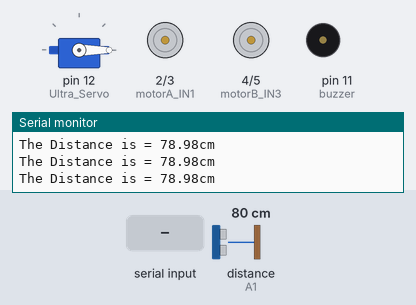
Bench run of a sketch on a simulated Arduino Uno, built with avr-gcc and run on an emulated ATmega328P. On the bench: servo, motor-driver pin pairs drawn as motors (green arrow = first pin HIGH = forward, orange = second pin HIGH = backward, longer = more drive, scaled by the enable pin), buzzer (waves = sounding, pin HIGH), the last lines printed to the serial monitor. Wiring (inferred from the names in the program): ultrasonic range finder: trigger A0; echo A1. The test bench sets the inputs (shaded band); at power-on: distance to the obstacle (sensor on A1) 80 cm. The echo pulse lasts 58.3 µs per cm; pins used as bus, display or sensor lines are not drawn.

Above: at 1.2 s.
1.3 s: "h" received over Serial
At 1.49 s:
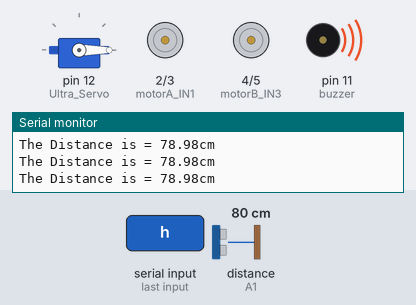
4.3 s: "f" received over Serial
At 5.0 s:
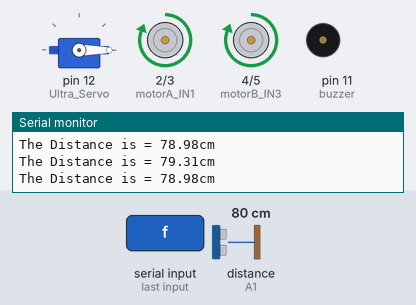
5.8 s: "b" received over Serial
At 6.9 s:
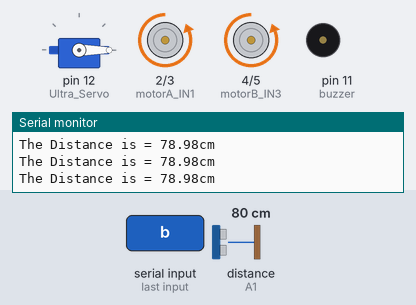
7.3 s: "r" received over Serial
At 8.5 s:
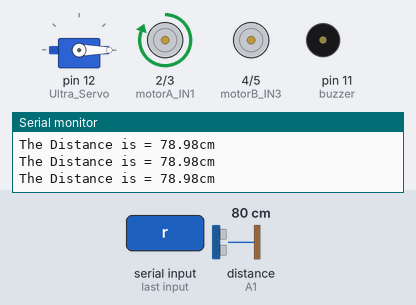
8.8 s: "l" received over Serial
At 9.2 s:
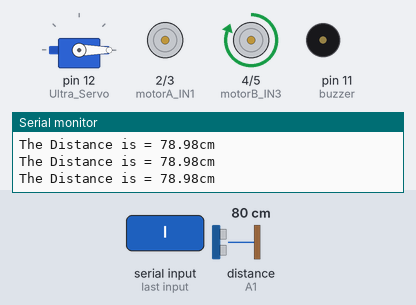
10.3 s: distance to the obstacle (sensor on A1) set to 17 cm
13.3 s: distance to the obstacle (sensor on A1) set to 14 cm
Timing chart, 0 to 16.3 s (numbered marks = the images above; inputs shaded):
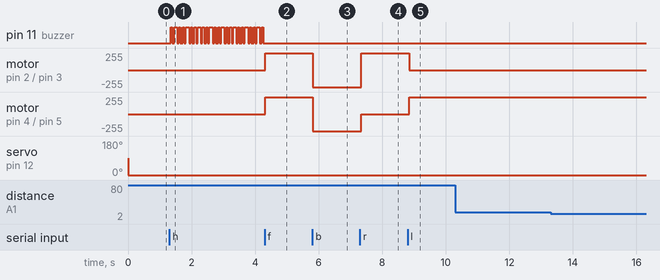

The sketch:

My4WDCar.ino
```cpp
#include <Servo.h>

Servo Ultra_Servo;

int trig = A0;
int echo = A1;
float distance;
float duration;
int motorA_IN1 = 2;
int motorA_IN2 = 3;
int motorB_IN3 = 4;
int motorB_IN4 = 5;
int motorA_ENA_PWM = 9;
int motorB_ENB_PWM = 10;
int buzzer = 11;
char input;
//int speed = 150;

void setup() {

  Serial.begin(9600);

  Ultra_Servo.attach(12);
  pinMode(trig, OUTPUT);
  pinMode(echo, INPUT);
  pinMode(motorA_IN1, OUTPUT);
  pinMode(motorA_IN2, OUTPUT);
  pinMode(motorB_IN3, OUTPUT);
  pinMode(motorB_IN4, OUTPUT);
  pinMode(motorA_ENA_PWM, OUTPUT);
  pinMode(motorB_ENB_PWM, OUTPUT);
  pinMode(buzzer, OUTPUT);
 }

void loop() {

  if(Serial.available()!=0)
  {
   input=Serial.read();
  }

  if(input == 'f'){

    analogWrite(motorA_ENA_PWM, 255);
    analogWrite(motorB_ENB_PWM, 255);

    digitalWrite(motorA_IN1, HIGH);
    digitalWrite(motorA_IN2, LOW);
    digitalWrite(motorB_IN3, HIGH);
    digitalWrite(motorB_IN4, LOW);
    delay(1);
    }

    else if(input == 'b'){

    analogWrite(motorA_ENA_PWM, 255);
    analogWrite(motorB_ENB_PWM, 255);

    digitalWrite(motorA_IN1, LOW);
    digitalWrite(motorA_IN2, HIGH);
    digitalWrite(motorB_IN3, LOW);
    digitalWrite(motorB_IN4, HIGH);
    }

    else if(input == 'r'){

    analogWrite(motorA_ENA_PWM, 255);
    analogWrite(motorB_ENB_PWM, 255);

    digitalWrite(motorA_IN1, HIGH);
    digitalWrite(motorA_IN2, LOW);
    digitalWrite(motorB_IN3, LOW);
    digitalWrite(motorB_IN4, LOW);
    }

    else if(input == 'l'){

    analogWrite(motorA_ENA_PWM, 255);
    analogWrite(motorB_ENB_PWM, 255);

    digitalWrite(motorA_IN1, LOW);
    digitalWrite(motorA_IN2, LOW);
    digitalWrite(motorB_IN3, HIGH);
    digitalWrite(motorB_IN4, LOW);
    }

    else if(input == 's'){

    analogWrite(motorA_ENA_PWM, 0);
    analogWrite(motorB_ENB_PWM, 0);

    digitalWrite(motorA_IN1, LOW);
    digitalWrite(motorA_IN2, LOW);
    digitalWrite(motorB_IN3, LOW);
    digitalWrite(motorB_IN4, LOW);
    }
    delay(1);

    if(input == 'h'){
      digitalWrite(buzzer, HIGH);
      delay(50);
      digitalWrite(buzzer, LOW);
      delay(50);
      digitalWrite(buzzer, HIGH);
      delay(100);
      digitalWrite(buzzer, LOW);
      delay(50);
      digitalWrite(buzzer, HIGH);
      delay(50);
      digitalWrite(buzzer, LOW);
      delay(50);
    }
    delay(1);


    for(int i=0; i<=0; i=i+2){

      Ultra_Servo.write(i);
      delay(1);

      digitalWrite(trig, LOW);
      delay(2);
      digitalWrite(trig, HIGH);
      delayMicroseconds(10);
      digitalWrite(trig, LOW);

      duration=pulseIn(echo, HIGH);
      distance=(duration*.034)/2;
      Serial.print("The Distance is = ");
      Serial.print(distance);
      Serial.println("cm");
      delay(1);
    }

    for(int i=0; i>=0; i=i-2){
      Ultra_Servo.write(i);
      delay(1);

      digitalWrite(trig, LOW);
      delay(2);
      digitalWrite(trig, HIGH);
      delayMicroseconds(10);
      digitalWrite(trig, LOW);

      duration=pulseIn(echo, HIGH);
      distance=(duration*.034)/2;
      Serial.print("The Distance is = ");
      Serial.print(distance);
      Serial.println("cm");
      delay(1);
  }

  if ((distance<=15))
  {
    analogWrite(motorA_ENA_PWM, 0);
    analogWrite(motorB_ENB_PWM, 0);

    digitalWrite(motorA_IN1, LOW);
    digitalWrite(motorA_IN2, LOW);
    digitalWrite(motorB_IN3, LOW);
    digitalWrite(motorB_IN4, LOW);
  }


}
```

Measured:
- after the input at 1.3 s, pin 11 (buzzer): alternates HIGH for 0.05 s and LOW for 0.05 s, starting after 0.05 s
- after the input at 4.3 s, pin 11 (buzzer): stops changing and stays LOW; motor on pin 2 (motorA_IN1) / pin 3 (motorA_IN2), motor on pin 4 (motorB_IN3) / pin 5 (motorB_IN4): stopped → forward 255/255 at once
- after the input at 5.8 s, motor on pin 2 (motorA_IN1) / pin 3 (motorA_IN2), motor on pin 4 (motorB_IN3) / pin 5 (motorB_IN4): forward 255/255 → backward 255/255 at once
- after the input at 7.3 s, motor on pin 2 (motorA_IN1) / pin 3 (motorA_IN2): backward 255/255 → forward 255/255 at once; motor on pin 4 (motorB_IN3) / pin 5 (motorB_IN4): backward 255/255 → stopped at once
- after the input at 8.8 s, motor on pin 2 (motorA_IN1) / pin 3 (motorA_IN2): forward 255/255 → stopped after 0.05 s; motor on pin 4 (motorB_IN3) / pin 5 (motorB_IN4): stopped → forward 255/255 after 0.05 s
